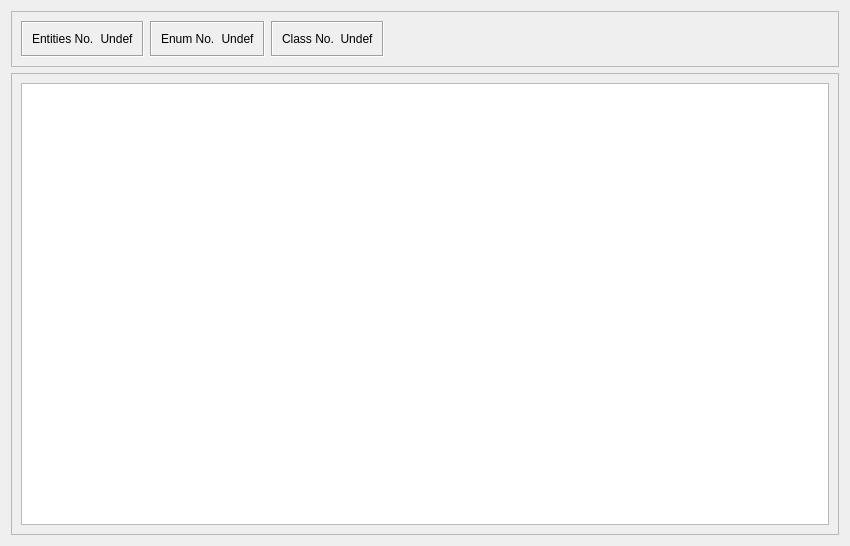
<?xml version="1.0" encoding="UTF-8"?>
<ui version="4.0">
 <class>vlg_toolkit_model_tab</class>
 <widget class="QWidget" name="vlg_toolkit_model_tab">
  <property name="geometry">
   <rect>
    <x>0</x>
    <y>0</y>
    <width>850</width>
    <height>546</height>
   </rect>
  </property>
  <property name="windowTitle">
   <string>Form</string>
  </property>
  <property name="windowIcon">
   <iconset resource="tkt_prj_res.qrc">
    <normaloff>:/icon/icons/forward.png</normaloff>:/icon/icons/forward.png</iconset>
  </property>
  <layout class="QVBoxLayout" name="verticalLayout">
   <item>
    <widget class="QFrame" name="vlg_model_top_frame">
     <property name="sizePolicy">
      <sizepolicy hsizetype="Preferred" vsizetype="Fixed">
       <horstretch>0</horstretch>
       <verstretch>0</verstretch>
      </sizepolicy>
     </property>
     <property name="frameShape">
      <enum>QFrame::StyledPanel</enum>
     </property>
     <property name="frameShadow">
      <enum>QFrame::Raised</enum>
     </property>
     <layout class="QHBoxLayout" name="horizontalLayout">
      <item>
       <widget class="QFrame" name="conn_status_frame">
        <property name="frameShape">
         <enum>QFrame::Box</enum>
        </property>
        <property name="frameShadow">
         <enum>QFrame::Sunken</enum>
        </property>
        <layout class="QHBoxLayout" name="horizontalLayout_3">
         <item>
          <layout class="QHBoxLayout" name="horizontalLayout_2">
           <item>
            <widget class="QLabel" name="conn_status_label">
             <property name="text">
              <string>Entities No.</string>
             </property>
            </widget>
           </item>
           <item>
            <widget class="QLabel" name="entities_no_label_disp">
             <property name="styleSheet">
              <string notr="true">background-color : light grey; color : black;</string>
             </property>
             <property name="text">
              <string>Undef</string>
             </property>
             <property name="alignment">
              <set>Qt::AlignCenter</set>
             </property>
            </widget>
           </item>
          </layout>
         </item>
        </layout>
       </widget>
      </item>
      <item>
       <widget class="QFrame" name="conn_status_frame_5">
        <property name="frameShape">
         <enum>QFrame::Box</enum>
        </property>
        <property name="frameShadow">
         <enum>QFrame::Sunken</enum>
        </property>
        <layout class="QHBoxLayout" name="horizontalLayout_12">
         <item>
          <layout class="QHBoxLayout" name="horizontalLayout_13">
           <item>
            <widget class="QLabel" name="last_sock_err">
             <property name="text">
              <string>Enum No.</string>
             </property>
            </widget>
           </item>
           <item>
            <widget class="QLabel" name="enum_no_label_disp">
             <property name="styleSheet">
              <string notr="true">background-color : light grey; color : black;</string>
             </property>
             <property name="text">
              <string>Undef</string>
             </property>
             <property name="alignment">
              <set>Qt::AlignCenter</set>
             </property>
            </widget>
           </item>
          </layout>
         </item>
        </layout>
       </widget>
      </item>
      <item>
       <widget class="QFrame" name="conn_status_frame_3">
        <property name="frameShape">
         <enum>QFrame::Box</enum>
        </property>
        <property name="frameShadow">
         <enum>QFrame::Sunken</enum>
        </property>
        <layout class="QHBoxLayout" name="horizontalLayout_8">
         <item>
          <layout class="QHBoxLayout" name="horizontalLayout_9">
           <item>
            <widget class="QLabel" name="host_label">
             <property name="text">
              <string>Class No.</string>
             </property>
            </widget>
           </item>
           <item>
            <widget class="QLabel" name="class_no_label_disp">
             <property name="styleSheet">
              <string notr="true">background-color : light grey; color : black;</string>
             </property>
             <property name="text">
              <string>Undef</string>
             </property>
             <property name="alignment">
              <set>Qt::AlignCenter</set>
             </property>
            </widget>
           </item>
          </layout>
         </item>
        </layout>
       </widget>
      </item>
      <item>
       <spacer name="horizontalSpacer">
        <property name="orientation">
         <enum>Qt::Horizontal</enum>
        </property>
        <property name="sizeHint" stdset="0">
         <size>
          <width>40</width>
          <height>20</height>
         </size>
        </property>
       </spacer>
      </item>
     </layout>
    </widget>
   </item>
   <item>
    <widget class="QFrame" name="frame_2">
     <property name="frameShape">
      <enum>QFrame::StyledPanel</enum>
     </property>
     <property name="frameShadow">
      <enum>QFrame::Raised</enum>
     </property>
     <layout class="QVBoxLayout" name="verticalLayout_3">
      <item>
       <layout class="QHBoxLayout" name="horizontalLayout_15">
        <item>
         <widget class="QTreeView" name="broker_model_tree_main_view">
          <property name="alternatingRowColors">
           <bool>true</bool>
          </property>
          <property name="sortingEnabled">
           <bool>true</bool>
          </property>
         </widget>
        </item>
       </layout>
      </item>
     </layout>
    </widget>
   </item>
  </layout>
 </widget>
 <resources>
  <include location="tkt_prj_res.qrc"/>
 </resources>
 <connections/>
</ui>
